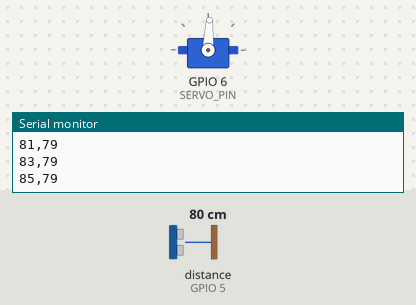
A sketch run on a simulated ESP32. Parts: servo, the last lines printed to the serial monitor. Wiring (inferred from the names in the program): ultrasonic range finder: trigger GPIO 4; echo GPIO 5. The test bench sets the inputs (shaded band); at power-on: distance to the obstacle (sensor on GPIO 5) 80 cm. The echo pulse lasts 58.3 µs per cm.

Above: at 2.2 s.
2.3 s: distance to the obstacle (sensor on GPIO 5) set to 250 cm
At 3.4 s:
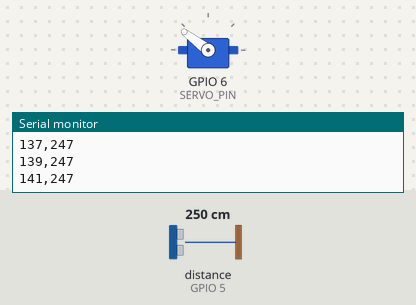
5.3 s: distance to the obstacle (sensor on GPIO 5) set to 2 cm
At 6.69 s:
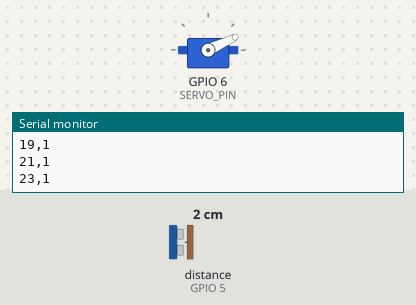
Timing chart, 0 to 14.3 s (numbered marks = the images above; inputs shaded):
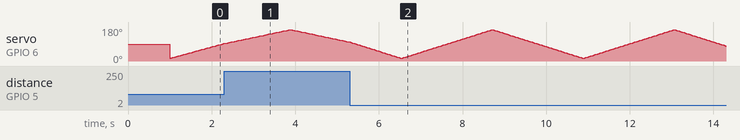

The sketch:

arduino-ide-code.ino
```cpp
#include <ESP32Servo.h>

#define TRIG_PIN  4
#define ECHO_PIN  5
#define SERVO_PIN 6

Servo radarServo;

long duration;
int distance;

void setup() {
  Serial.begin(115200);

  pinMode(TRIG_PIN, OUTPUT);
  pinMode(ECHO_PIN, INPUT);

  radarServo.setPeriodHertz(50);
  radarServo.attach(SERVO_PIN, 500, 2400);

  delay(1000);
}

void loop() {
  // Left to Right
  for (int angle = 15; angle <= 165; angle += 2) {
    radarServo.write(angle);
    delay(28);

    distance = calculateDistance();

    Serial.print(angle);
    Serial.print(",");
    Serial.println(distance);
  }

  // Right to Left
  for (int angle = 165; angle >= 15; angle -= 2) {
    radarServo.write(angle);
    delay(28);

    distance = calculateDistance();

    Serial.print(angle);
    Serial.print(",");
    Serial.println(distance);
  }
}

int calculateDistance() {
  digitalWrite(TRIG_PIN, LOW);
  delayMicroseconds(2);

  digitalWrite(TRIG_PIN, HIGH);
  delayMicroseconds(10);
  digitalWrite(TRIG_PIN, LOW);

  duration = pulseIn(ECHO_PIN, HIGH, 30000);

  distance = duration * 0.034 / 2;

  if (distance <= 0 || distance > 400) {
    distance = 400;
  }

  return distance;
}
```
